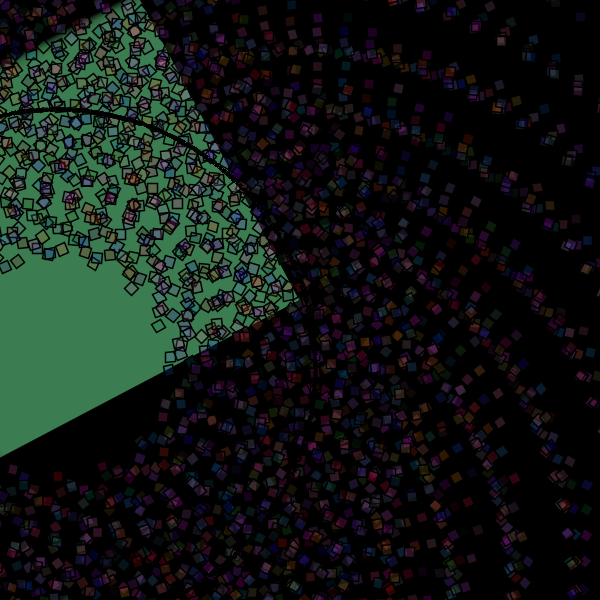
Frame 1 (no input)
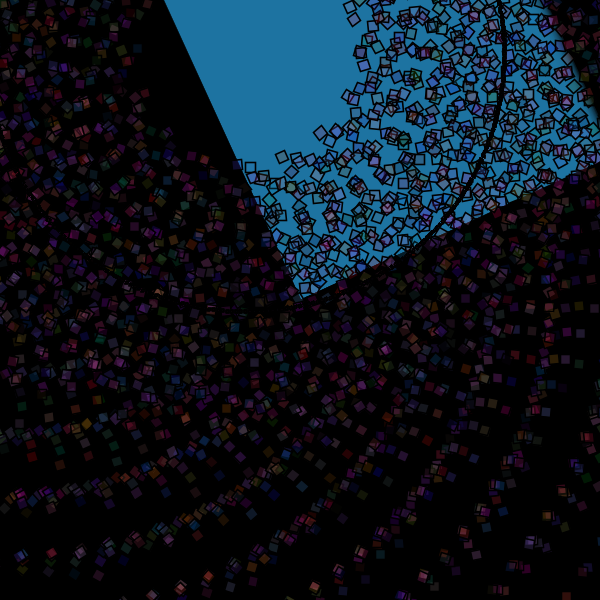
Frame 60 (the mouse pressed at the canvas centre just before this capture)
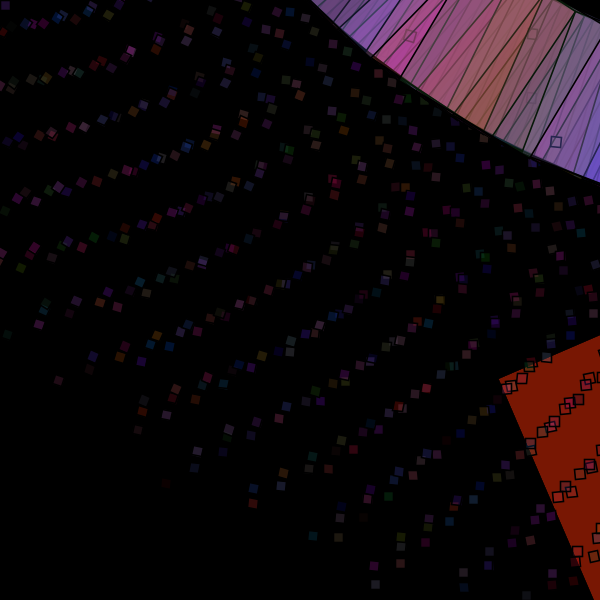
Frame 120 (the mouse held since frame 60 and released just before this capture)

The Processing sketch that drew these frames (run headless with seeded random() and noise(); from frame 60 on, the mouse is pressed at the canvas centre):

// Processing sketch: processing_143399
// ── processing_143399.pde

// Konkuk University
// Department of Dynamic Media
// SOS iDesign
// Name: LEE Hea Rin <<------ Write your full name here!
// ID: 201420102 Lee Hea Rin <<--------- Write your ID here!

float angle;
int x=500;
int y=5;
int b=5;
float xW=30;
float direction =1;

void setup(){
  size(600,600);
  background(255);
  
// noLoop();
}

void draw(){
  background(0);
  stroke(0);
noFill();



for (int i = 0; i < width; i = i + b) {
  for (int j = 0; j < height; j = j +b) {
    fill(random(255), random(150), random(255), 50);
    strokeWeight(xW/20);
     rect(i,j,10,10);
     translate(width/2,height/2);
 
fill(random(255), random(150), random(255), 50);
rotate(-x/1);
scale(1.0);

rect (500+x,80,y,y);
 
  while (i < 350){
    
 rect (mouseX/2,mouseY/2,i, i);
 i = i + 1;
 }
 

     x=2+mouseX;
y=2+mouseY/2;
  }
}
   xW = xW + direction;
if (xW>100){
  direction = direction * -1;
}
 
xW = xW + direction;
if (xW<50){
  direction = direction * -1;
}

}
